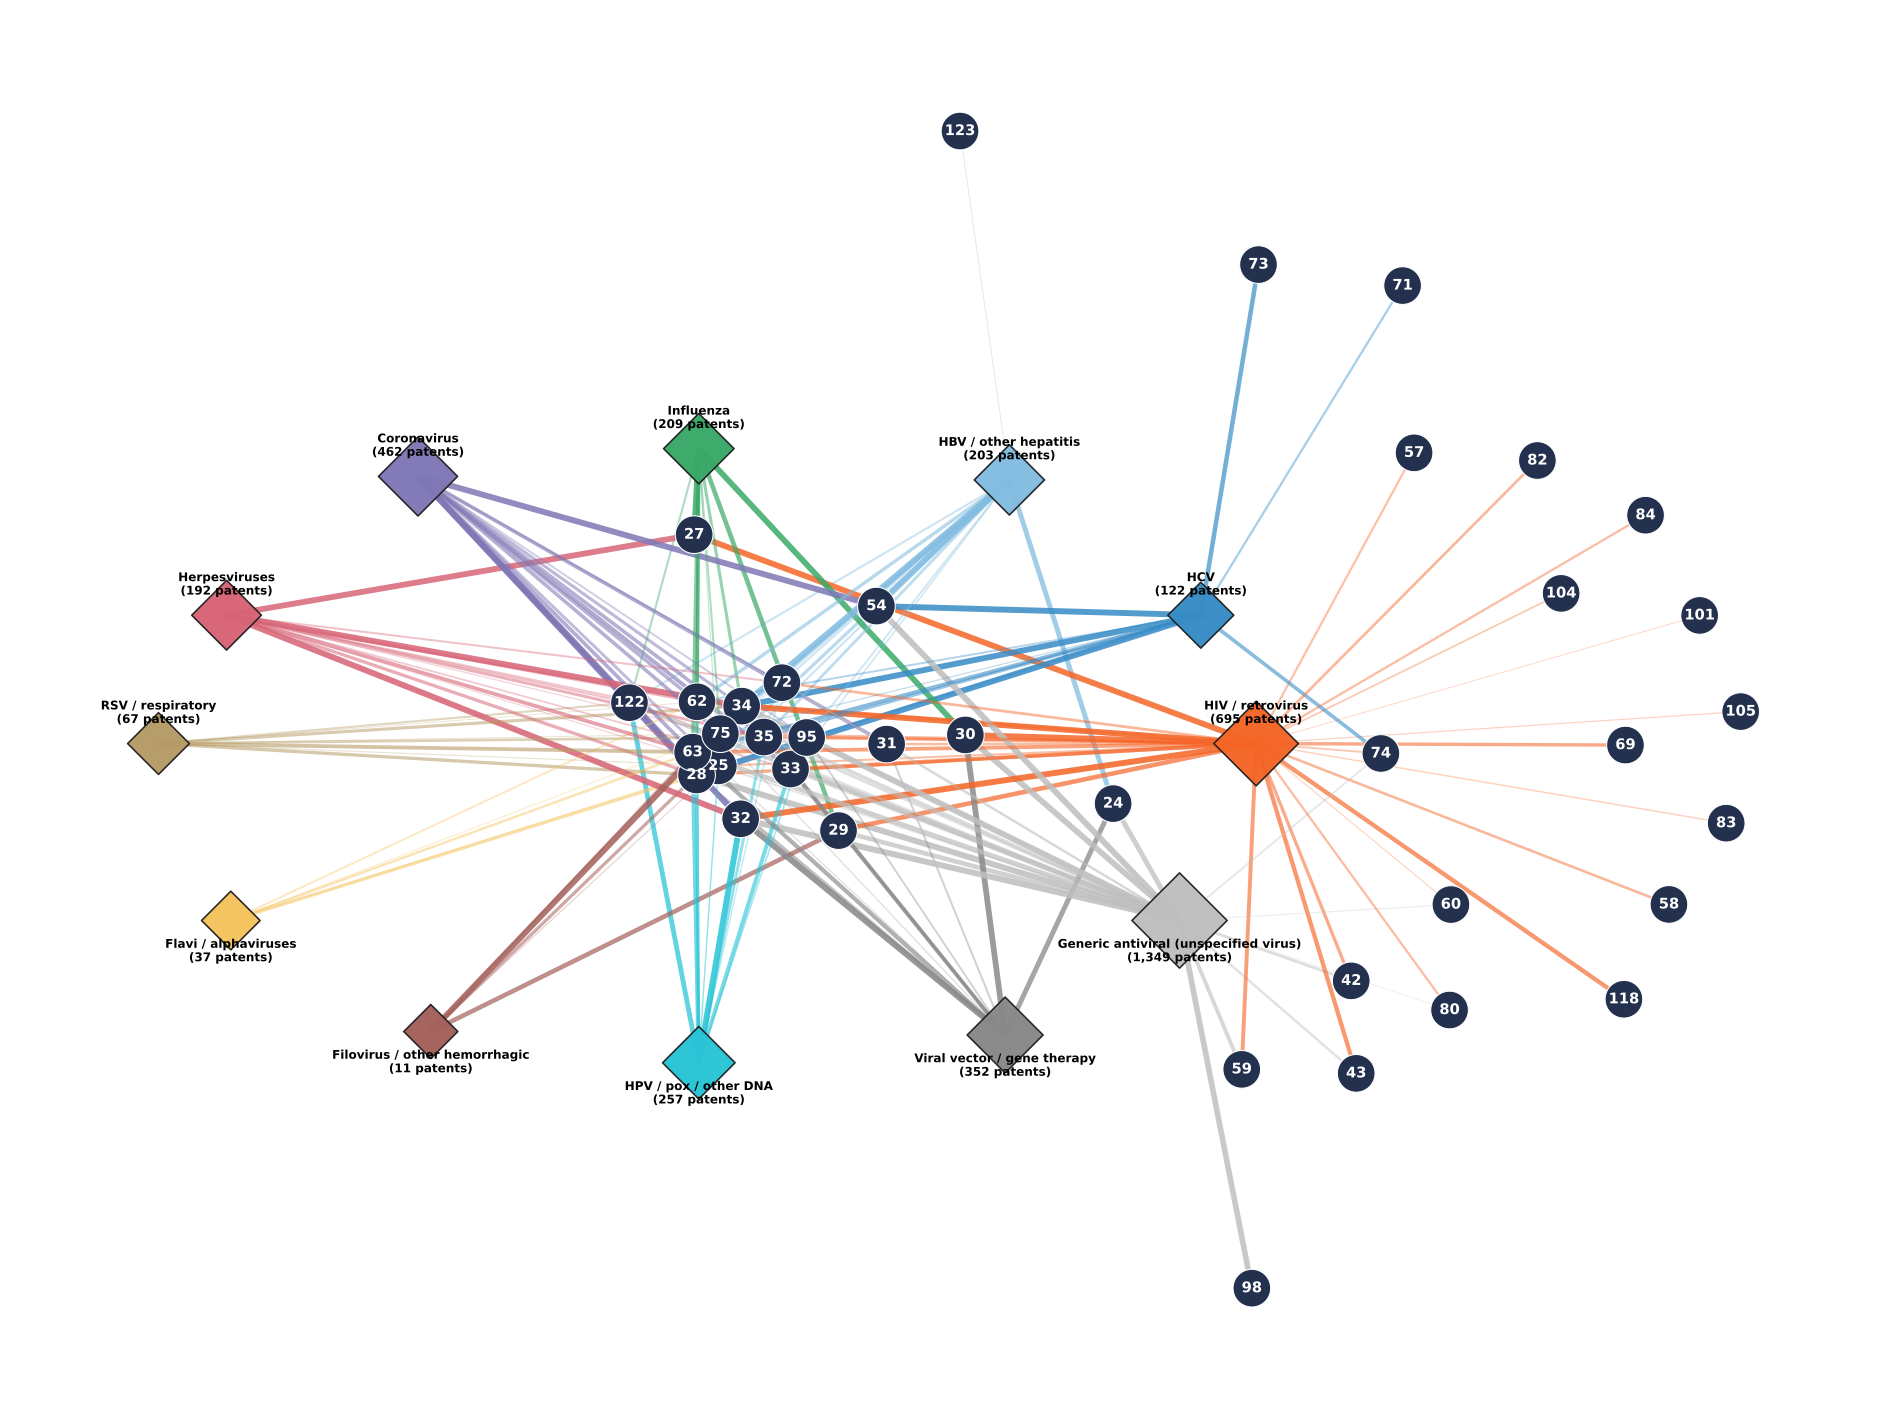

Python code for this plot:
"""
201 - Compound Virus Network
ALL compounds, Tanimoto Similarity (Tc >= 0.70)

Node size (virus groups) = number of patents
Edge width and opacity = maximum Tanimoto similarity
"""

from pathlib import Path
import re
import numpy as np
import pandas as pd
import matplotlib
matplotlib.use("Agg")
import matplotlib.pyplot as plt
import networkx as nx

# Keep text as editable text in the SVG (Illustrator / Inkscape / Affinity)
plt.rcParams["svg.fonttype"] = "none"

# ============================================================
# SETTINGS
# ============================================================

ROOT = Path(__file__).resolve().parent

MIN_TC = 0.70
SHOW_ISOLATED = False   # False = show only compounds with at least one Tc >= MIN_TC link

COMPOUND_NODE_SIZE = 800    # size of compound circles (was 410)
COMPOUND_LABEL_SIZE = 11    # font size of the number inside the circle (was 8)

SURECHEMBL_FILE = ROOT / "005 - surechembl search.csv.gz"
EDGES_FILE = ROOT / "010 - edges.csv.gz"
GROUPS_FILE = ROOT / "020 - virus group nodes.csv.gz"

OUTPUT = ROOT / (Path(__file__).stem + ".png")
OUTPUT_SVG = ROOT / (Path(__file__).stem + ".svg")
OUTPUT_EDGES = ROOT / "201 - all_compound_virus_edges.csv"

# ============================================================
# 1. VIRUS GROUP COLORS AND POSITIONS
# ============================================================

colors = {
    "HIV / retrovirus": "#f46527",
    "Generic antiviral (unspecified virus)": "#bebebe",
    "Coronavirus": "#8078b5",
    "HBV / other hepatitis": "#82bce0",
    "Herpesviruses": "#d76476",
    "Viral vector / gene therapy": "#888888",
    "HPV / pox / other DNA": "#29c4d6",
    "HCV": "#388cc6",
    "Influenza": "#39a867",
    "RSV / respiratory": "#b59b65",
    "Flavi / alphaviruses": "#f4c35c",
    "Filovirus / other hemorrhagic": "#a4605a",
}

anchors = {
    "HIV / retrovirus": (1.15, -0.07),
    "Generic antiviral (unspecified virus)": (0.97, -0.58),
    "Coronavirus": (-0.82, 0.70),
    "HBV / other hepatitis": (0.57, 0.69),
    "Herpesviruses": (-1.27, 0.30),
    "Viral vector / gene therapy": (0.56, -0.91),
    "HPV / pox / other DNA": (-0.16, -0.99),
    "HCV": (1.02, 0.30),
    "Influenza": (-0.16, 0.78),
    "RSV / respiratory": (-1.43, -0.07),
    "Flavi / alphaviruses": (-1.26, -0.58),
    "Filovirus / other hemorrhagic": (-0.79, -0.90),
}

# ============================================================
# 2. NORMALIZE COMPOUND IDENTIFIERS
# ============================================================

def normalize_compound(value):
    if pd.isna(value):
        return pd.NA

    value = str(value).strip()

    match = re.fullmatch(
        r"(?:Compound[\s_-]*|C)(\d+)",
        value,
        flags=re.IGNORECASE
    )

    if match:
        return f"Compound {int(match.group(1))}"

    return value


def compound_sort_key(name):
    m = re.search(r"\d+", name)
    return (int(m.group()) if m else 10**9, name)

# ============================================================
# 3. LIST ALL SCORED COMPOUNDS
# ============================================================

df = pd.read_csv(
    SURECHEMBL_FILE,
    compression="gzip"
)

df.columns = df.columns.str.strip()

for col in ("Compound ID", "SCHEMBL ID"):
    df[col] = (
        df[col]
        .astype("string")
        .str.strip()
        .replace("", pd.NA)
    )

if "Tanimoto Similarity" in df.columns:
    score_col = "Tanimoto Similarity"
elif "Tanimoto distance" in df.columns:
    score_col = "Tanimoto distance"
else:
    raise ValueError("Tanimoto score column not found.")

df["Ranking Score"] = pd.to_numeric(
    df[score_col],
    errors="coerce"
)

scored = df.dropna(
    subset=["Compound ID", "SCHEMBL ID", "Ranking Score"]
)

all_compounds = sorted(
    {normalize_compound(c) for c in scored["Compound ID"].unique()},
    key=compound_sort_key
)

print("\nCOMPOUND SELECTION")
print("-" * 45)
print("Total compounds (ALL):", len(all_compounds))

# ============================================================
# 4. LOAD COMPOUND-VIRUS GROUP ASSOCIATIONS
# ============================================================

edges = pd.read_csv(
    EDGES_FILE,
    compression="gzip"
)

groups = pd.read_csv(
    GROUPS_FILE,
    compression="gzip"
)

edges.columns = edges.columns.str.strip()
groups.columns = groups.columns.str.strip()

needed = {
    "Compound",
    "Virus group",
    "Tc max"
}

if not needed.issubset(edges.columns):
    raise ValueError(
        f"Missing edge columns: {needed - set(edges.columns)}"
    )

edges["Compound"] = (
    edges["Compound"]
    .map(normalize_compound)
    .astype("string")
)

edges["Virus group"] = (
    edges["Virus group"]
    .astype("string")
    .str.strip()
)

edges["Tc max"] = pd.to_numeric(
    edges["Tc max"],
    errors="coerce"
)

groups["Virus group"] = (
    groups["Virus group"]
    .astype("string")
    .str.strip()
)

# ============================================================
# 5. FILTER Tc >= 0.70 (NO TOP 25% FILTER)
# ============================================================

edges = edges[
    edges["Tc max"] >= MIN_TC
].dropna(
    subset=["Compound", "Virus group", "Tc max"]
)

# Maximum Tanimoto similarity for each association.
edges = (
    edges.groupby(
        ["Compound", "Virus group"],
        as_index=False
    )["Tc max"]
    .max()
)

# Include compounds that appear only in the edges file.
all_compounds = sorted(
    set(all_compounds) | set(edges["Compound"]),
    key=compound_sort_key
)

represented = set(edges["Compound"])

missing_links = sorted(
    set(all_compounds) - represented,
    key=compound_sort_key
)

if SHOW_ISOLATED:
    compound_nodes = all_compounds
else:
    compound_nodes = [c for c in all_compounds if c in represented]

print("\nNETWORK COVERAGE")
print("-" * 45)
print("All compounds:", len(all_compounds))
print("Compounds with qualifying links:", len(represented))
print("Compounds without qualifying links:", len(missing_links))
print("Compounds displayed:", len(compound_nodes))

# ============================================================
# 6. PATENT COUNTS FOR VIRUS GROUPS
# ============================================================

patent_col = next(
    (
        c for c in groups.columns
        if c.startswith("Patents")
    ),
    None
)

if patent_col is None:
    raise ValueError(
        "Virus group nodes table has no Patents column."
    )

groups[patent_col] = pd.to_numeric(
    groups[patent_col],
    errors="coerce"
).fillna(0)

group_patents = (
    groups.groupby("Virus group")[patent_col]
    .max()
    .to_dict()
)

# ============================================================
# 7. BUILD NETWORK
# ============================================================

G = nx.Graph()

for compound in compound_nodes:
    G.add_node(
        compound,
        node_type="compound"
    )

for compound, group, tc in edges[
    ["Compound", "Virus group", "Tc max"]
].itertuples(index=False, name=None):

    G.add_node(
        group,
        node_type="virus_group"
    )

    G.add_edge(
        compound,
        group,
        tc=float(tc)
    )

group_nodes = sorted(
    edges["Virus group"].unique().tolist()
)

unknown_groups = set(group_nodes) - set(anchors)

if unknown_groups:
    raise ValueError(
        f"Unexpected virus groups: {sorted(unknown_groups)}"
    )

# ============================================================
# 8. NETWORK LAYOUT
# ============================================================

rng = np.random.default_rng(23)

starting = {
    g: np.array(anchors[g], dtype=float)
    for g in group_nodes
}

# Position compounds near their associated virus groups.
for compound in compound_nodes:

    adjacent = list(G.neighbors(compound))

    if adjacent:
        center = np.mean(
            [starting[g] for g in adjacent],
            axis=0
        )

        starting[compound] = (
            center * (0.50 if len(adjacent) > 2 else 1.15)
            + rng.normal(0, 0.09, 2)
        )

    else:
        starting[compound] = np.array(
            [-1.65, 1.15]
        ) + rng.normal(0, 0.05, 2)

# Spring layout with fixed virus group anchors.
pos = nx.spring_layout(
    G,
    pos=starting,
    fixed=group_nodes if group_nodes else None,
    seed=23,
    iterations=350,
    k=0.36,
    weight=None
)

# Move highly connected compounds toward the center.
for compound in compound_nodes:

    degree = G.degree(compound)

    if degree >= 4:
        pos[compound] = (
            0.75 * pos[compound]
            + 0.25 * np.array([0.0, -0.05])
        )

# Isolated compounds (only present if SHOW_ISOLATED = True):
# arranged in a grid in the top-left corner.
isolated = [
    c for c in compound_nodes
    if G.degree(c) == 0
]

N_COLS = 8

for i, compound in enumerate(isolated):
    pos[compound] = np.array([
        -1.65 + 0.14 * (i % N_COLS),
        1.20 + 0.14 * (i // N_COLS)
    ])

# ============================================================
# 9. VISUALIZATION
# ============================================================

plt.rcParams.update({
    "font.size": 10,
    "axes.spines.top": False,
    "axes.spines.right": False
})

fig, ax = plt.subplots(
    figsize=(20, 15)
)

fig.patch.set_facecolor("white")

# Draw edges according to Tanimoto similarity.
for compound, group, tc in edges[
    ["Compound", "Virus group", "Tc max"]
].itertuples(index=False, name=None):

    if compound not in G or group not in G:
        continue

    strength = np.clip(
        (float(tc) - MIN_TC) / (1 - MIN_TC),
        0,
        1
    )

    nx.draw_networkx_edges(
        G,
        pos,
        edgelist=[(compound, group)],
        ax=ax,
        width=0.7 + 4.0 * strength,
        edge_color=[colors[group]],
        alpha=0.25 + 0.65 * strength
    )

# Compound nodes.
nx.draw_networkx_nodes(
    G,
    pos,
    nodelist=compound_nodes,
    ax=ax,
    node_shape="o",
    node_color="#24314e",
    node_size=COMPOUND_NODE_SIZE,
    edgecolors="white",
    linewidths=0.8
)

# Compact labels inside compound nodes.
for compound in compound_nodes:
    x, y = pos[compound]

    m = re.search(r"\d+", compound)
    label = m.group() if m else compound

    ax.text(
        x,
        y,
        label,
        ha="center",
        va="center",
        fontsize=COMPOUND_LABEL_SIZE,
        fontweight="bold",
        color="white",
        zorder=10
    )

# Virus group node sizes represent patent counts.
patent_counts = np.array(
    [
        float(group_patents.get(g, 0))
        for g in group_nodes
    ],
    dtype=float
)

if len(patent_counts):
    max_patents = max(float(patent_counts.max()), 1.0)

    sizes = (
        650
        + 1900 * np.sqrt(patent_counts / max_patents)
    )

    nx.draw_networkx_nodes(
        G,
        pos,
        nodelist=group_nodes,
        ax=ax,
        node_shape="D",
        node_color=[
            colors[g]
            for g in group_nodes
        ],
        node_size=sizes,
        edgecolors="#202020",
        linewidths=1.2,
        alpha=0.97
    )

# Virus group labels.
for group in group_nodes:
    x, y = pos[group]

    direction = -1 if y < -0.48 else 1

    ax.annotate(
        f"{group}\n({int(group_patents.get(group, 0)):,} patents)",
        (x, y),
        xytext=(0, 23 * direction),
        textcoords="offset points",
        ha="center",
        va="center",
        fontsize=9,
        fontweight="bold",
        zorder=11
    )

# ax.set_title(
#    "Compound-Virus Group Network\n"
#    f"All Compounds by Tanimoto Similarity (Tc >= {MIN_TC:.2f})",
#    loc="center",
#    fontsize=14,
#    fontweight="bold",
#    pad=25
#)

# Automatic limits avoid clipping nodes.
xy = np.array(list(pos.values()), dtype=float)

ax.set_xlim(
    xy[:, 0].min() - 0.35,
    xy[:, 0].max() + 0.35
)

ax.set_ylim(
    xy[:, 1].min() - 0.35,
    xy[:, 1].max() + 0.35
)

ax.axis("off")

fig.tight_layout(pad=1.5)

# ============================================================
# 10. SAVE FIGURES (PNG + SVG)
# ============================================================

fig.savefig(
    OUTPUT,
    dpi=600,
    bbox_inches="tight",
    facecolor="white"
)

fig.savefig(
    OUTPUT_SVG,
    bbox_inches="tight",
    facecolor="white"
)

plt.close(fig)

# ============================================================
# 11. SAVE NETWORK DATA
# ============================================================

edges.to_csv(OUTPUT_EDGES, index=False)

# ============================================================
# 12. FINAL STATISTICS
# ============================================================

graph_compounds = {
    n for n in G.nodes()
    if G.nodes[n].get("node_type") == "compound"
}

assert graph_compounds == set(compound_nodes)

print("\nFINAL NETWORK STATISTICS")
print("-" * 45)

print("All compounds:", len(all_compounds))
print("Compounds displayed:", len(graph_compounds))
print("Compounds not displayed (no link Tc >= MIN_TC):",
      len(all_compounds) - len(graph_compounds))
print("Virus groups:", len(group_nodes))
print("Total qualifying edges:", G.number_of_edges())

print("\nSaved:")
print(OUTPUT)
print(OUTPUT_SVG)
print(OUTPUT_EDGES)
